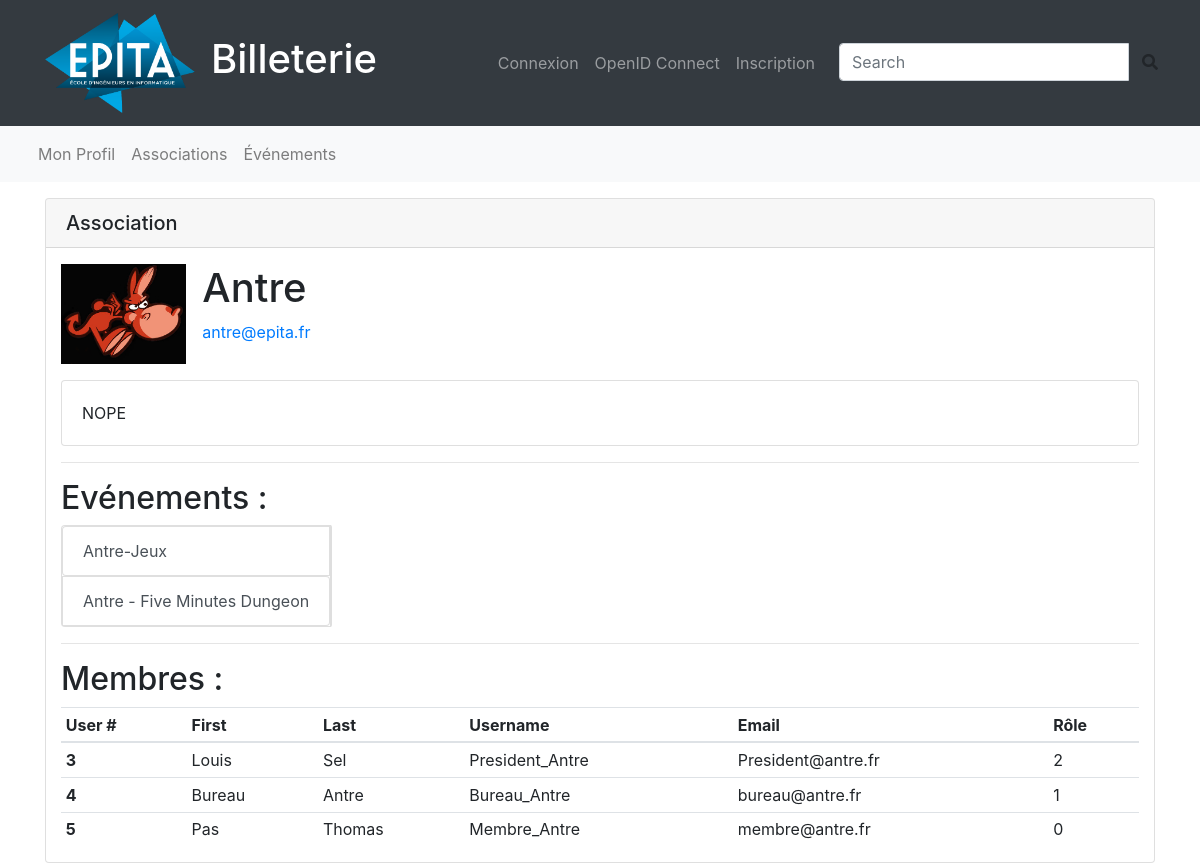
The app's page /assos/1 with its own data.
### billapp/models.py (models this page shows, shortened)
class Association(models.Model):
    name = models.CharField(max_length=64)
    logo_path = models.ImageField(upload_to=assos_image_path)
    email = models.CharField(max_length=64)
    description = models.TextField()

class Event(models.Model):
    title = models.CharField(max_length=128)
    description = models.TextField()
    association = models.ForeignKey(Association, on_delete=models.CASCADE)
    manager = models.ForeignKey(User, on_delete=models.CASCADE)
    premium = models.BooleanField()
    begin = models.DateTimeField()
    end = models.DateTimeField()
    begin_register = models.DateTimeField()
    end_register = models.DateTimeField()
    place = models.CharField(max_length=128)
    price_ionis = models.FloatField()
    price = models.FloatField()
    ext_capacity = models.IntegerField()
    int_capacity = models.IntegerField()
    staff_capacity = models.IntegerField()
    promotion_image_path = models.ImageField(upload_to=promo_image_path)
    validation_state = models.BooleanField()

class AssociationUser(models.Model):
    user = models.ForeignKey(User, on_delete=models.CASCADE)
    association = models.ForeignKey(Association, on_delete=models.CASCADE)
    role = models.IntegerField()

### billapp/views.py (the view)
# urls.py: path('assos/<int:pk>', views.AssociationView.as_view(), name='association'),
class AssociationView(generic.DetailView):
    model = Association
    template_name = 'billapp/association.html'

### billapp/templatetags/tools.py (called while the page is built)
@register.filter
def get_ext(event):
    return event.ticket_set.count() - get_int(event)

@register.filter
def get_int(event):
    return event.ticket_set.filter(user__email__iregex=r'.*epita.*').count()

### billapp/templates/billapp/association.html (shortened to what this page needs)
{% extends 'base.html' %}
{% load static %}
{% load tools %}
{% block content %}
<div class="card mt-3">
    <h5 class="card-header">Association</h5>
    <div class="container">
        <div class="media mt-3">
            <img height="100" src="{{ object.logo_path.url }}" class="mr-3" alt="{{ object.name }}">
            <div class="media-body align-middle">
                <h1 class="">{{ object.name }}</h1>
                <a href="mailto:{{ object.email }}">{{ object.email }}</a>
            </div>
        </div>
        <div class="card mt-3">
            <div class="card-body">{{ object.description }}</div>
        </div>
        <hr>
        <h2>Evénements :</h2>
        <div class="list-group list-group-horizontal-lg">
            <div class="list-group-item p0">
                <div class="list-group">
                    {% for ev in object.event_set.all %}
                    <a data-toggle="collapse" href="#ev{{ ev.pk }}"
                        class="list-group-item list-group-item-action">{{ ev.title }}</a>
                    {% endfor %}
                </div>
            </div>
            <div class="list-group-item p0">
            </div>
        </div>
        <hr>
        <h2>Membres :</h2>
        <table class="table table-sm">
            <thead>
                <tr>
                    <th scope="col">User #</th>
                    <th scope="col">First</th>
                    <th scope="col">Last</th>
                    <th scope="col">Username</th>
                    <th scope="col">Email</th>
                    <th scope="col">Rôle</th>
                </tr>
            </thead>
            <tbody>
                {% for us in object.associationuser_set.all %}
                <tr>
                    <th scope="row">{{ us.user.pk }}</th>
                    <td>{{ us.user.first_name }}</td>
                    <td>{{ us.user.last_name }}</td>
                    <td>{{ us.user.username }}</td>
                    <td>{{ us.user.email }}</td>
                    <td>{{ us.role }}</td>
                </tr>
                {% endfor %}
            </tbody>
        </table>
    </div>
</div>
{% endblock content %}

### billapp/static/billapp/css/main.css (style rules this page uses)
.p0 { padding: 0 0 0 0 !important; }

### records on screen
Association: logo_path (picture), name "Antre", email "antre@epita.fr", description "NOPE"
Event: title "Antre-Jeux"
Event: title "Antre - Five Minutes Dungeon"
AssociationUser: user.pk "3", user.first_name "Louis", user.last_name "Sel", user.username "President_Antre", user.email "President@antre.fr", role "2"
AssociationUser: user.pk "4", user.first_name "Bureau", user.last_name "Antre", user.username "Bureau_Antre", user.email "bureau@antre.fr", role "1"
AssociationUser: user.pk "5", user.first_name "Pas", user.last_name "Thomas", user.username "Membre_Antre", user.email "membre@antre.fr", role "0"
